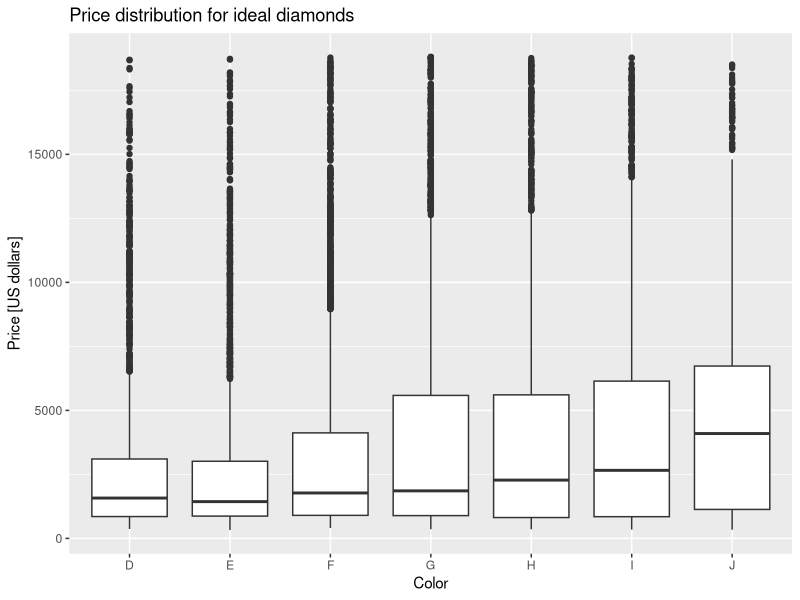
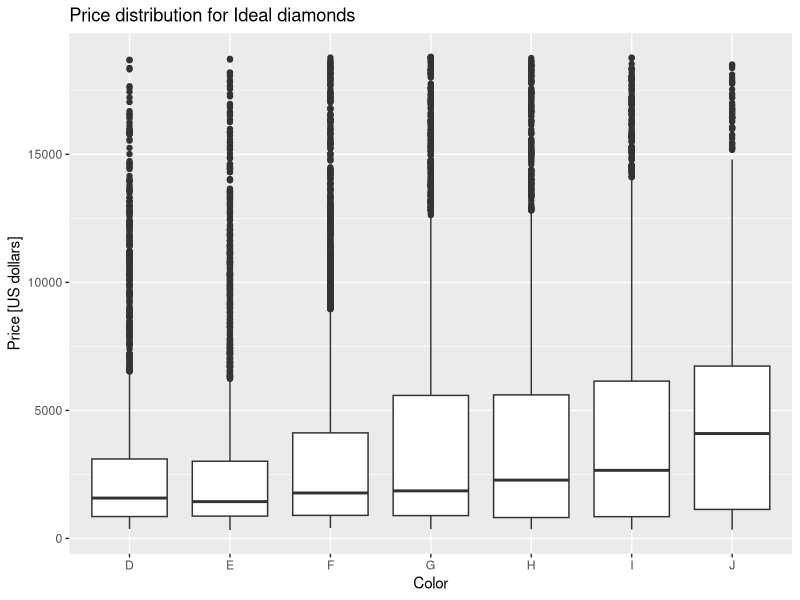

Write R code to recreate these figures, in order.
## ---- chunk 1
params <- list(this_cut = "Ideal")
## ---- chunk 2
library(dplyr)
library(ggplot2)

diamonds %>% 
  filter(cut == "Ideal") %>% 
  ggplot(aes(color, price)) +
  geom_boxplot() +
  labs(title = "Price distribution for ideal diamonds",
       x = "Color",
       y = "Price [US dollars]")
  
## ---- chunk 3
library(dplyr)
library(ggplot2)

diamonds %>% 
  filter(cut == params$this_cut) %>% 
  ggplot(aes(color, price)) +
  geom_boxplot() +
  labs(title = paste0("Price distribution for ", params$this_cut, " diamonds"),
       x = "Color",
       y = "Price [US dollars]")
  
